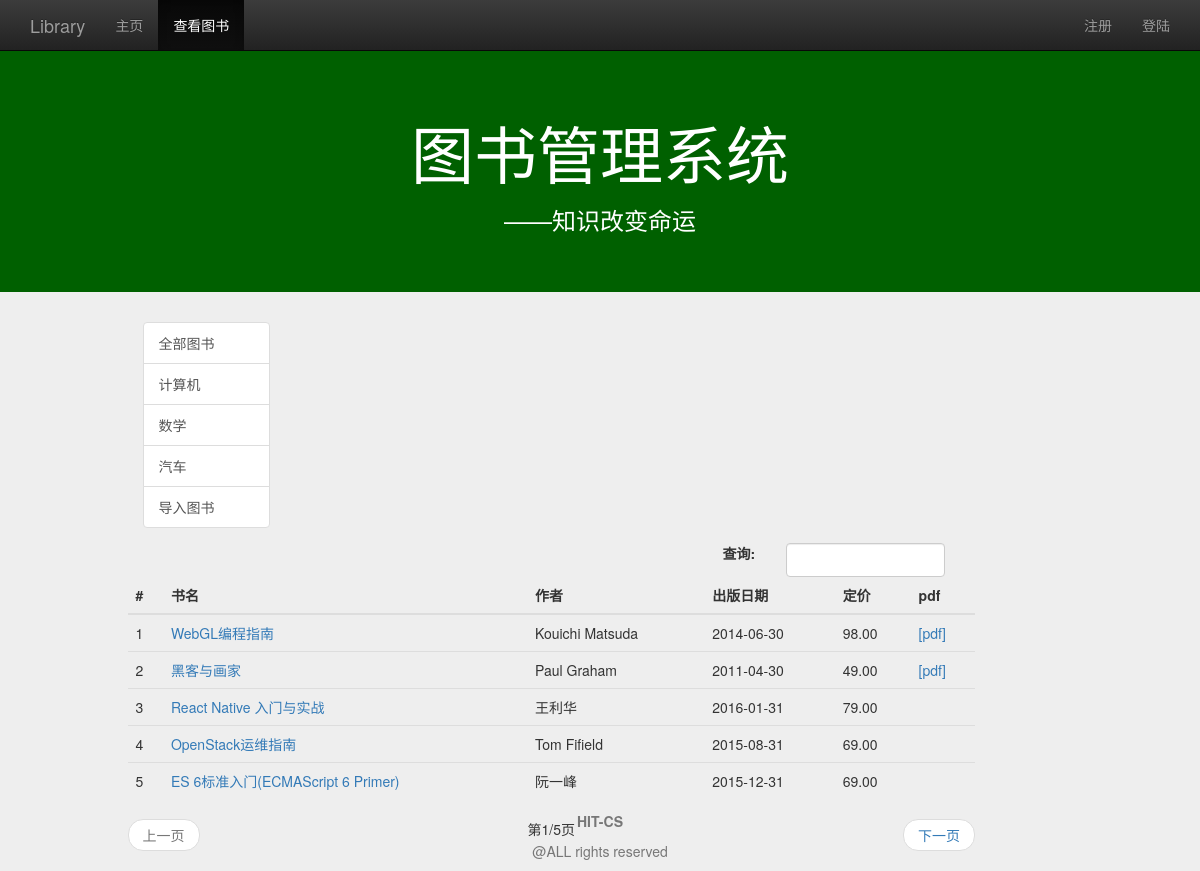
The app's page /view_book_list/ with its own data.
### management/models.py (models this page shows, shortened)
class Book(models.Model):
    name=models.CharField(max_length=128)
    price=models.FloatField()
    author=models.CharField(max_length=128)
    publish_date=models.DateField()
    category=models.CharField(max_length=128)
    class META:
        ordering=['name']

### management/views.py (the view)
# urls.py: url(r'^view_book_list/$',views.view_book_list,name='view_book_list'),
def view_book_list(request):
    user=request.user if request.user.is_authenticated() else None
    category_list=Book.objects.values_list('category',flat=True).distinct()
    query_category=request.GET.get('category','all')
    if(not query_category) or Book.objects.filter(category=query_category).count() is 0:
        query_category = 'all'
        book_list=Book.objects.all()
    else:
        book_list=Book.objects.filter(category=query_category)
    if request.method=='POST':
        keyword=request.POST.get('keyword','')
        book_list=Book.objects.filter(name__contains=keyword)
        query_category='all'
    paginator=Paginator(book_list,5)
    page=request.GET.get('page')
    try:
        book_list=paginator.page(page)
    except PageNotAnInteger:
        book_list=paginator.page(1)
    except EmptyPage:
        book_list=paginator.page(paginator.num_pages)
    content={
            'user':user,
            'active_menu':'view_book',
            'category_list':category_list,
            'query_category':query_category,
            'book_list':book_list,
            }
    return render(request,'management/view_book_list.html',content)

### management/templates/management/view_book_list.html (shortened to what this page needs)
{% extends "management/base.html" %}
{% load staticfiles %}
{% block content %}
	<div class="container">
		<div class="row">
			<div class="col-md-10 col-md-offset-1">
				<div class="col-md-2">
					<a href="{% url 'view_book_list' %}" class="list-group-item" id="id_category_all">全部图书</a>
					{% for category in category_list %}
					<a href="{% url 'view_book_list' %}?category={{ category }}" class="list-group-item" id="id_category_{{ category }}">{{ category }}</a>
					{% endfor %}
				</div>
			</div>
			<div class="col-md-9 col-md-offset-1">
				<div class="col-md-4 col-md-offset-8">
					<form role="form" method="post" name="search_form">
						<div class="form-group">
							<label for="id_search_input" class="col-md-3 control-label">查询:</label>
							<div class="col-md-9">
								<input type="search" class="form-control" required  name="keyword" id="id_search_input" autofocus>
							</div>
						</div>
					</form>
				</div>
				<table class="table table-hover">
					<thead>
						<tr>
							<th>#</th>
							<th>书名</th>
							<th>作者</th>
							<th>出版日期</th>
							<th>定价</th>
							<th>pdf</th>
						</tr>
					</thead>
					<tbody>
						{% for book in book_list %}
						<tr>
							<td>{{ forloop.counter }}</td>
							<td><a href="{% url 'detail' %}?id={{ book.id }}">{{ book.name }}</a></td>
							<td>{{ book.author }}</td>
							<td>{{ book.publish_date|date:"Y-m-d" }}</td>
							<td>{{ book.price|floatformat:2 }}</td>
							{% if book.pdf %}
							<td><a href="{% url 'view_pdf' %}?id={{ book.id }}">[pdf]</a></td>
							{% else %}
							<td></td>
							{% endif %}
						</tr>
						{% empty %}
						<tr>
							<td>暂无图书</td>
						</tr>
						{% endfor %}
					</tbody>
				</table>
				<nav>
					<ul class="pager">
						{% if book_list.has_previous %}
						<li class="previous"><a href="?category={{ query_category }}&page={{ book_list.previous_page_number }}">上一页</a></li>
						{% else %}
						<li class="previous disabled"><a href="#">上一页</a></li>
						{% endif %}
						第{{ book_list.number }}/{{ book_list.paginator.num_pages }}页
						{% if book_list.has_next %}
						<li class="next"><a href="?category={{ query_category }}&page={{ book_list.next_page_number }}">下一页</a></li>
						{% else %}
						<li class="next disabled"><a href="#">下一页</a></li>
						{% endif %}
					</ul>
				</nav>
			</div>
		</div>
	</div>
{% endblock %}

### management/templates/management/base.html (shortened to what this page needs)
{% load staticfiles %}
<!DOCTYPE html>
<html lang="zh-cn">
<head>
	<link rel="stylesheet" type="text/css" href="{% static 'management/css/bootstrap.min.css' %}">
	<link rel="stylesheet" type="text/css" href="{% static 'management/css/bootstrap-theme.min.css' %}">
	<link rel="stylesheet" type="text/css" href="{% static 'management/css/base.css' %}">
</head>
<body>
	<nav class="navbar navbar-inverse navbar-fixed-top" role="navigation">
		<div class="container">
			<div class="navbar-header">
				<a href="{% url 'homepage' %}" class="navbar-brand">Library</a>
			</div>
			<div class="collapse navbar-collapse" id="navbar-collapse-basepage">
				<ul class="nav navbar-nav">
					<li id="homepage"><a href="{% url 'homepage' %}">主页</a></li>
					<li id="view_book"><a href="{% url 'view_book_list' %}">查看图书</a></li>
				</ul>
				<ul class="nav navbar-nav navbar-right">
					{% if user %}
					<li><p class="navbar-text">欢迎您&nbsp;&nbsp;<span id="base_name">{{ user.myuser.nickname }}</span></p></li>
					<li><a href="{% url 'logout' %}">注销</a></li>
					<li><a href="{% url 'set_password' %}">修改密码</a></li>
					{% else %}
					<li><a href="{% url 'signup' %}">注册</a></li>
					<li><a href="{% url 'login' %}">登陆</a></li>
					{% endif %}
			</div>
		</div>
	</nav>
	<header class="jumbotron subhead" id="header-base">
		<div class="container">
			<h1 class="text-center">图书管理系统</h1>
			<h3 class="text-center">——知识改变命运</h3>
		</div>
	</header>
	{% block content %}{% endblock %}
<footer class="footer navbar-fixed-bottom" role="contentinfo">
<div class="container">
	<p class="text-muted text-center credit"><strong>HIT-CS</strong></p>
	<p class="text-muted text-center credit">@ALL rights reserved</p>
</div>
</footer>
</body>
</html>

### static/management/css/base.css (style rules this page uses)
body { padding-top:50px; background-color:#eeeeee; }
#header-base { background-color:#006000; color:#fff; }

### records on screen
Book: name "WebGL编程指南", author "Kouichi Matsuda", publish_date "2014-06-30", price "98.00"
Book: name "黑客与画家", author "Paul Graham", publish_date "2011-04-30", price "49.00"
Book: name "React Native 入门与实战", author "王利华", publish_date "2016-01-31", price "79.00"
Book: name "OpenStack运维指南", author "Tom Fifield", publish_date "2015-08-31", price "69.00"
Book: name "ES 6标准入门(ECMAScript 6 Primer)", author "阮一峰", publish_date "2015-12-31", price "69.00"

### other values on screen
{{ category }} "计算机" "数学" "汽车" "导入图书"
{{ book_list.number }} "1"
{{ book_list.paginator.num_pages }} "5"
